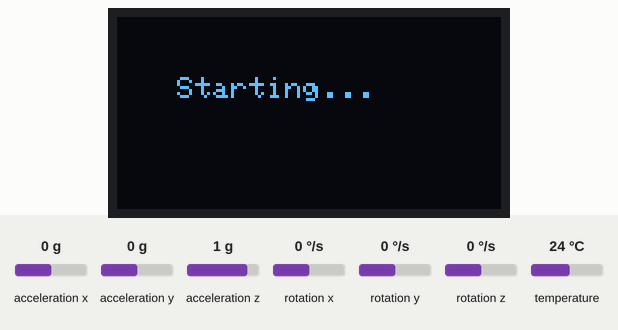
This sketch was run on a simulated ESP32. On the bench: 128×64 one-colour display. The inputs (shaded band) are chosen by the test bench; at power-on: acceleration x 0 g, acceleration y 0 g, acceleration z 1 g, rotation x 0 °/s, rotation y 0 °/s, rotation z 0 °/s, temperature 24 °C. WiFi joins after 1.5 s; servers stay silent unless stated; what the sketch prints to the serial monitor is not drawn.

Above: at 0.1 s.
At 1.6 s:
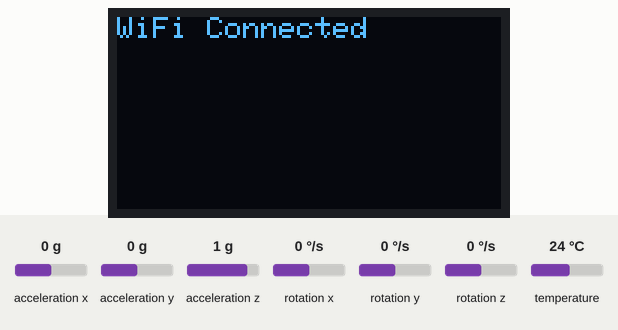
At 3.7 s:
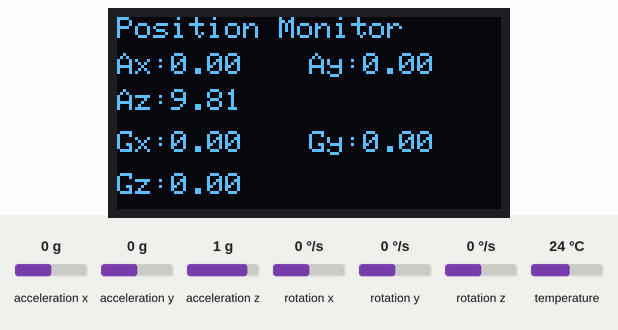

Measured:
- what the display in image 1 shows lasts 2.0 s, from 1.6 s to 3.6 s

The sketch:

sketch.ino
```cpp
#include <Wire.h>
#include <WiFi.h>
#include "ThingSpeak.h"
#include <Adafruit_MPU6050.h>
#include <Adafruit_Sensor.h>
#include <Adafruit_GFX.h>
#include <Adafruit_SSD1306.h>

#define SCREEN_WIDTH 128
#define SCREEN_HEIGHT 64
#define OLED_RESET -1

Adafruit_SSD1306 display(SCREEN_WIDTH, SCREEN_HEIGHT, &Wire, OLED_RESET);

Adafruit_MPU6050 mpu;

const char* ssid = "Wokwi-GUEST";
const char* password = "";

unsigned long channelID = 3417900;
const char *writeAPIKey = "KTUE5MLZKXLP77UQ";

WiFiClient client;

void setup() {

  Serial.begin(115200);

  Wire.begin(21,22);

  if(!display.begin(SSD1306_SWITCHCAPVCC,0x3C))
  {
    Serial.println("OLED Failed");
    while(1);
  }

  display.clearDisplay();
  display.setTextSize(1);
  display.setTextColor(SSD1306_WHITE);

  display.setCursor(20,20);
  display.println("Starting...");
  display.display();

  if(!mpu.begin())
  {
    Serial.println("MPU6050 Failed");

    display.clearDisplay();
    display.setCursor(0,0);
    display.println("MPU6050 Error");
    display.display();

    while(1);
  }

  Serial.println("MPU6050 Ready");

  WiFi.begin(ssid,password);

  Serial.print("Connecting");

  while(WiFi.status()!=WL_CONNECTED)
  {
    delay(500);
    Serial.print(".");
  }

  Serial.println();
  Serial.println("WiFi Connected");

  display.clearDisplay();
  display.setCursor(0,0);
  display.println("WiFi Connected");
  display.display();

  ThingSpeak.begin(client);

  delay(2000);
}

void loop() {

  sensors_event_t a,g,temp;

  mpu.getEvent(&a,&g,&temp);

  display.clearDisplay();

  display.setCursor(0,0);
  display.println("Position Monitor");

  display.setCursor(0,12);
  display.print("Ax:");
  display.print(a.acceleration.x,2);

  display.setCursor(64,12);
  display.print("Ay:");
  display.print(a.acceleration.y,2);

  display.setCursor(0,24);
  display.print("Az:");
  display.print(a.acceleration.z,2);

  display.setCursor(0,38);
  display.print("Gx:");
  display.print(g.gyro.x,2);

  display.setCursor(64,38);
  display.print("Gy:");
  display.print(g.gyro.y,2);

  display.setCursor(0,52);
  display.print("Gz:");
  display.print(g.gyro.z,2);

  display.display();

  Serial.println("---------------------------");

  Serial.print("Ax: ");
  Serial.println(a.acceleration.x);

  Serial.print("Ay: ");
  Serial.println(a.acceleration.y);

  Serial.print("Az: ");
  Serial.println(a.acceleration.z);

  Serial.print("Gx: ");
  Serial.println(g.gyro.x);

  Serial.print("Gy: ");
  Serial.println(g.gyro.y);

  Serial.print("Gz: ");
  Serial.println(g.gyro.z);

  ThingSpeak.setField(1,a.acceleration.x);
  ThingSpeak.setField(2,a.acceleration.y);
  ThingSpeak.setField(3,a.acceleration.z);
  ThingSpeak.setField(4,g.gyro.x);
  ThingSpeak.setField(5,g.gyro.y);
  ThingSpeak.setField(6,g.gyro.z);

  int response = ThingSpeak.writeFields(channelID,writeAPIKey);

  if(response == 200)
  {
    Serial.println("Data uploaded to ThingSpeak");
  }
  else
  {
    Serial.print("Upload failed. Error Code: ");
    Serial.println(response);
  }

  delay(20000);
}
```
